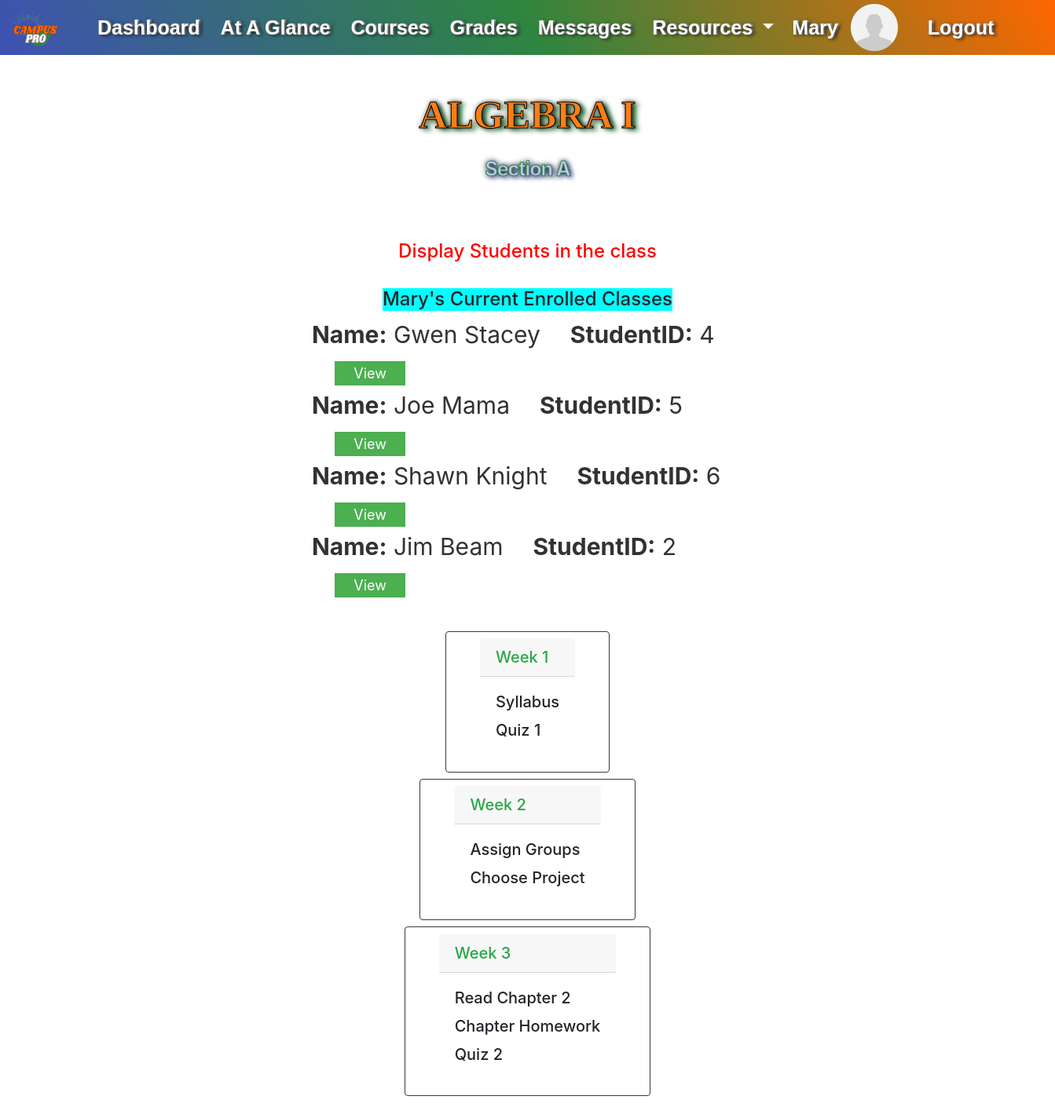
Screenshot of /course-homepage/1 (signed in) with the database file from the repository.
### website/models.py (models this page shows)
class User(db.Model, UserMixin):
    id = db.Column(db.Integer, primary_key=True)
    first_name = db.Column(db.String(50), nullable=False)
    last_name = db.Column(db.String(50), nullable=False)
    address = db.Column(db.String(100), nullable=False)
    city = db.Column(db.String(50), nullable=False)
    zip_code = db.Column(db.Integer, nullable=False)
    state = db.Column(db.String(50))
    email = db.Column(db.String(100), nullable=False, unique=True)
    phone_number = db.Column(db.String(15), nullable=False, unique=True)
    password = db.Column(db.String(20), nullable=False)
    permissions = db.Column(db.Integer, None)
    teacher_section = db.relationship('Course', backref='section_teacher')
    current_courses = db.relationship('Course', secondary=user_course, backref='enrolled_students')  # When a class is added, this field will store the Courses.id

class Course(db.Model):
   id = db.Column(db.Integer, primary_key=True)
   course_name = db.Column(db.String(50))
   course_abbr = db.Column(db.String(10))
   section = db.Column(db.String)                          # SUFFIX TO BE JOINED WITH COURSE_ABBR (A, B, C)
   course_code = db.Column(db.String(20), unique=True)     # Unique value in an f-string -- "course_abbr-section"
   seats = db.Column(db.Integer)
   teacher = db.Column(db.String(50))
   year = db.Column(db.String(20)) # EX. 2023-2024 SINCE SCHOOL YEAR GOES FROM AUGUST-MAY
   total_grade = db.Column(db.String(5), nullable=True)    # Will need some logic to calculate(get values for each User.Assignments.grade / number of assignmnets)
   teacher_id = db.Column('teacher_id', db.Integer, db.ForeignKey('user.id'))
   assignments = db.relationship('Assignment', backref='course') #Creates the invisible "course" column in the Assignment table

### website/views.py (the view)
@views.route('/course-homepage/<course>', methods=['GET', 'POST'])
@login_required
def course_homepage(course):
    user = User.query.filter(User.id == current_user.id).first()
    courseHome = Course.query.filter(Course.teacher_id == user.id).first()
    enrolledStudents = courseHome.enrolled_students
    return render_template("course_homepage.html", current_user=current_user, courseHome=courseHome, enrolledStudents=enrolledStudents)

### website/templates/course_homepage.html (shortened to what this page needs)
{% extends "_template_base.html" %}{% block title %}Course Homepage{% endblock %}
{% block content %}
<br>
<h1 class="student-title">{{courseHome.course_name}}</h1>
<p class="h4 student-subtitle" style="text-transform: capitalize;">
  Section {{courseHome.section}}
</p>
<div class="container-template">
  {% if current_user.permissions == 2 or 0 %}
    <h4 style="color: red;">Display Students in the class</h4>
    <br>
    <div class="container3">
      <h4 style="background-color: aqua;">{{current_user.first_name}}'s Current Enrolled Classes</h4>
      <ul style="list-style-type: none;">
        {% for student in enrolledStudents %}
          <li style="color: #323232; font-size: 30px;"><b>Name:</b> {{student.first_name}} {{student.last_name}} <b style="margin-left: 5%;"> StudentID:</b> {{student.id}}
          <button class="button button-register" style="margin-left: 5%;">View</button>
          </li>
        {% endfor %}
      </ul>
    </div>
  {% endif %}
</div>
<br>
<div class="container-template">
  <div class="card border-dark mb-2" style="padding: 1% 5%;">
    <h5 class="card-header text-success">Week 1</h5>
    <div class="card-body">
      <h5 class="card-title">Syllabus</h5>
      <h5 class="card-title">Quiz 1</h5>
    </div>
  </div>
</div>
<div class="container-template">
  <div class="card border-dark mb-2" style="padding: 1% 5%;">
    <h5 class="card-header text-success">Week 2</h5>
    <div class="card-body">
      <h5 class="card-title">Assign Groups</h5>
      <h5 class="card-title">Choose Project</h5>
    </div>
  </div>
</div>
<div class="container-template">
  <div class="card border-dark mb-2" style="padding: 1% 5%;">
    <h5 class="card-header text-success">Week 3</h5>
    <div class="card-body">
      <h5 class="card-title">Read Chapter 2</h5>
      <h5 class="card-title">Chapter Homework</h5>
      <h5 class="card-title">Quiz 2</h5>
    </div>
  </div>
</div>
{% endblock %}

### website/templates/_template_base.html (shortened to what this page needs)
<!DOCTYPE html>
<html>
  <head>
    <link
      rel="stylesheet"
      href="https://stackpath.bootstrapcdn.com/bootstrap/4.4.1/css/bootstrap.min.css"
    />
    <link
      rel="stylesheet"
      href="https://stackpath.bootstrapcdn.com/font-awesome/4.7.0/css/font-awesome.min.css"
    />
    <link rel="stylesheet" type="text/css" href="{{ url_for('static', filename='css/styles.css') }}">
  </head>
  <body>
    <div id="grad">
      <nav class="navbar navbar-expand-lg">
        {% if current_user.is_authenticated %}
          <a class="navbar-brand" href="/">
            <img class="navbar-logo" src="{{ url_for('static', filename='assets/CampusProLogo.png') }}" alt="Navbar Logo">
          </a>
        {% else %}
          <a class="navbar-brand" href="/">
            <img class="navbar-logo" src="{{ url_for('static', filename='assets/CampusProLogo.png') }}" alt="Navbar Logo">
            <img class="header-logo" src="{{ url_for('static', filename='assets/header.png') }}" alt="Header Logo">
          </a>
        {% endif %}
          <div class="container1">
        <div class="collapse navbar-collapse" id="navbar">
            {% if current_user.is_authenticated %}
              {% if current_user.permissions == 0 %}
                <ul class="navbar-nav ml-auto" style="list-style-type: none;">
                  <li class="nav-item active">
                    <a class="nav-link" href="/admin/dash" style="color: #ffffff;">Dashboard <span class="sr-only">(current)</span></a>
                  </li>
                  <li class="nav-item">
                    <a class="nav-link" href="/admin/manage_users" style="color: #ffffff;">Manage Users</a>
                  </li>
                  <li class="nav-item">
                    <a class="nav-link" href="/admin/manage_courses" style="color: #ffffff;">Manage Courses</a>
                  </li>
                  <li class="nav-item">
                    <a class="nav-link" href="#" style="color: #ffffff;">Reporting</a>
                  </li>
                  <li class="nav-item">
                    <a class="nav-link" href="#" style="color: #ffffff;">Messages</a>
                  </li>
                  <li class="nav-item dropdown">
                    <a class="nav-link dropdown-toggle" href="#" style="color: #ffffff;"
                      id="navbarDropdownMenuLink" data-toggle="dropdown" aria-haspopup="true"
                      aria-expanded="false">
                      Resources
                    </a>
                    <div class="dropdown-menu" aria-labelledby="navbarDropdownMenuLink">
                      <a class="dropdown-item" href="/student/course-register">Registration</a>
                      <a class="dropdown-item" href="#">Email</a>
                      <a class="dropdown-item" href="/faculty-directory/">Faculty Directory</a>
                    </div>
                  </li>
                </ul>
                <div class="container2" style="display: flex; justify-content: flex-end;">
                  <ul class="navbar-nav ml-auto" style="list-style-type: none;">
                    <li style="margin-left: 15px; margin-right: 0%;">
                      <a class="navbar navbar-brand" href="/user-profile/" style="color: #ffffff;">{{current_user.first_name}}</a>
                    </li>
                    <li style="margin-left: 0%;">
                      <img class="profile-pic" href="/user-profile/"
                        src="{{ url_for('static', filename='assets/gen_profile_pic.png') }}"
                        alt="Profile Picture">
                    </li>
                    <li class="nav-item">
                      <a class="nav-link" href="/logout" style="color: #ffffff; margin-left: 20px;">Logout</a>
                    </li>
                  </ul>
                </div>
              {% elif current_user.permissions == 2 %}
                <ul class="navbar-nav ml-auto" style="list-style-type: none;">
                  <li class="nav-item active">
                    <a class="nav-link" href="/faculty/teacher-dash" style="color: #ffffff;">Dashboard <span class="sr-only">(current)</span></a>
                  </li>
                  <li class="nav-item">
                    <a class="nav-link" href="#" style="color: #ffffff;">At A Glance</a>
                  </li>
                  <li class="nav-item">
                    <a class="nav-link" href="/faculty/teacher-courses" style="color: #ffffff;">Courses</a>
                  </li>
                  <li class="nav-item">
                    <a class="nav-link" href="#" style="color: #ffffff;">Grades</a>
                  </li>
                  <li class="nav-item">
                    <a class="nav-link" href="#" style="color: #ffffff;">Messages</a>
                  </li>
                  <li class="nav-item dropdown">
                    <a class="nav-link dropdown-toggle" href="#" style="color: #ffffff;"
                      id="navbarDropdownMenuLink" data-toggle="dropdown" aria-haspopup="true"
                      aria-expanded="false">
                      Resources
                    </a>
                  </li>
                </ul>
                <div class="container2" style="display: flex; justify-content: flex-end;">
                  <ul class="navbar-nav ml-auto" style="list-style-type: none;">
                    <li style="margin-left: 15px; margin-right: 0%;">
                      <a class="navbar navbar-brand" href="#" style="color: #ffffff;">{{current_user.first_name}}</a>
                    </li>
                    <li style="margin-left: 0%;">
                      <img class="profile-pic"
                          src="{{ url_for('static', filename='assets/gen_profile_pic.png') }}"
                          alt="Profile Picture">
                    </li>
                    <li class="nav-item">
                      <a class="nav-link" href="/logout" style="color: #ffffff; margin-left: 20px;">Logout</a>
                    </li>
                  </ul>
                </div>
              {% endif %}
            {% endif %}
        </div>
      </div>
    </nav>
  </div>
    <div class="container-template">{% block content %} {% endblock %}</div>
  </body>
</html>

### website/static/css/styles.css (style rules this page uses)
#grad { background-image: linear-gradient(55deg, #3F51B5, #2E8540, #FF6600); }
.navbar { width: 100%; font-family: "Montserrat", "Arial", sans-serif; font-size: 25px; line-height: 35px; font-weight: bold; text-shadow: 3px 1px 4px #000, 2px 0 2px #fff; white-space: nowrap; padding: 0; }
.container1 { width: 100%; margin: 0%; padding: 0%; justify-items: left; }
.container2 { width: 100%; margin-right: 40px; padding-right: 20px; justify-items: right; }
.container3 { width: 100%; margin: 0px; justify-items: center; }
.container-template { width: 80%; margin: auto; justify-items: center; }
.navbar-brand { display: flex; align-items: center; }
.profile-pic { width: 60px; height: 60px; padding: 0; margin-left: 0px; }
.navbar-logo { width: 70px; height: 60px; padding: 0; margin-right: 10px; margin-left: 10px; }
a.nav-link { padding: 0px; }
.navbar-nav { align-items: center; }
.nav-item { margin-left: 10px; }
body { padding-bottom: 50px; }
h1 { text-align:center; color:#3F51B5 }
.button { background-color: #4CAF50; border: none; color: white; padding: 2px 24px; text-align: center; text-decoration: none; display: inline-block; font-size: 18px; margin-left: 5%; transition-duration: 0.4s; cursor: pointer; }
.student-title { font-size: 50px; font-weight: bold; color: #fd7e14; font-family: cursive; margin: 10px 0px 20px; text-transform: uppercase; text-shadow: 1px 0 6px #000, 6px 3px 6px #2E8540; margin: 22px 0px 20px; text-align: center; line-height: 60px; -webkit-text-stroke: 1px black; }
.student-subtitle { font-size: 25px; font-weight: bold; letter-spacing: -1px; color: #bec7f7; text-transform: uppercase; text-shadow: 0 0 7px #000, 3px 2px 6px #3F51B5, 3px 2px 5px #fff; margin: 15px 0px 20px; text-align: center; line-height: 38px; -webkit-text-stroke: 1px #2E8540; }

### rows the page displays
User: first_name "Mary"
Course: course_name "ALGEBRA I", section "A"
User: first_name "Gwen", last_name "Stacey", id "4"
User: first_name "Joe", last_name "Mama", id "5"
User: first_name "Shawn", last_name "Knight", id "6"
User: first_name "Jim", last_name "Beam", id "2"
